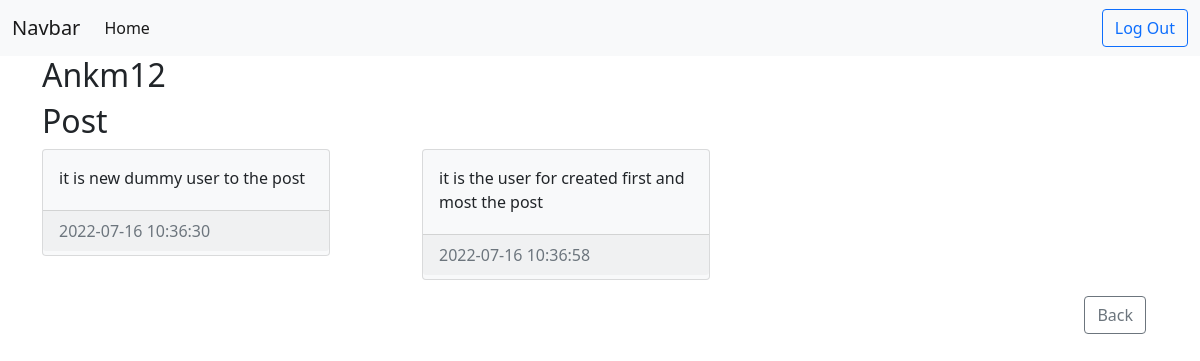
The page /posts/Ankm12 (signed in) on the database its author committed.
### website/models.py (models this page shows)
class User(db.Model, UserMixin):
    id = db.Column(db.Integer, primary_key=True)
    email = db.Column(db.String(150), unique=True)
    username = db.Column(db.String(150), unique=True)
    password = db.Column(db.String(150), unique=True)
    date_created = db.Column(db.DateTime(timezone=True), default=func.now())
    posts = db.relationship('Post', backref="user", passive_deletes=True)

class Post(db.Model):
    id = db.Column(db.Integer, primary_key=True)
    text = db.Column(db.Text, nullable=False)
    date_created = db.Column(db.DateTime(timezone=True), default=func.now())
    author = db.Column(db.Integer, db.ForeignKey('user.id', ondelete="CASCADE"), nullable=False)

### website/view.py (the view)
@view.route('/posts/<string:username>')
@login_required
def posts(username):
    user = User.query.filter_by(username=username).first()
    if not user:
        flash('No user with username exists', category='error')
        return redirect(url_for('view.home'))
    posts = Post.query.filter_by(author=user.id).all()
    return render_template('post.html', user=current_user,posts=posts, username=user.username)

### website/__init__.py (called while the page is built)
def create_app():
    app = Flask(__name__)
    app.config['SECRET_KEY'] = "Project"
    app.config['SQLALCHEMY_DATABASE_URI'] = f'sqlite:///{DB_name}'
    app.config['SQLALCHEMY_TRACK_MODIFICATIONS'] = False
    db = SQLAlchemy(app)
    from .view import view
    from .auth import auth
    app.register_blueprint(view, url_prefix="/")
    app.register_blueprint(auth, url_prefix="/auth")
    from .models import User, Post
    create_database(app=app)
    login_manager = LoginManager()
    login_manager.login_view = "auth.login"
    login_manager.init_app(app)
    @login_manager.user_loader
    def load_user(id):
        return User.query.get(int(id))
    return app;

### website/templates/post.html (shortened to what this page needs)
{% extends "base.html" %}
{% block content %}
<h2>{{username}}</h2>
<h2 class="my-2">Post</h2>
    <div class="row row-cols-1 row-cols-md-3 g-4">
        {% for post in posts %}
        <div class="col">
            <div class="card text-dark bg-light mb-3" style="width: 18rem;">
                <div class="card-body">
                    <p class="card-text">{{ post.text }}</p>
                </div>
                <div class="my-1 card-footer text-muted">
                    {{post.date_created}}
                </div>
            </div>
        </div>
        {% endfor %}
    </div>
    <div class="container">
        <a class="btn btn-outline-secondary float-end" href="{{url_for('view.home')}}">Back</a>
    </div>
{% endblock content %}

### rows shown on the page
User: username "Ankm12"
Post: text "it is new dummy user to the post", date_created "2022-07-16 10:36:30"
Post: text "it is the user for created first and most the post", date_created "2022-07-16 10:36:58"
